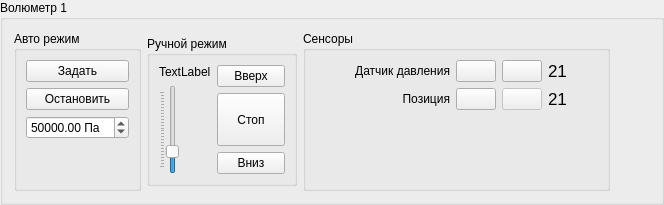
                   <widget class="QGroupBox" name="grpVolumetr1">
                    <property name="title">
                     <string>Волюметр 1</string>
                    </property>
                    <layout class="QHBoxLayout" name="horizontalLayout_6">
                     <item>
                      <widget class="QGroupBox" name="groupBox_2">
                       <property name="maximumSize">
                        <size>
                         <width>130</width>
                         <height>16777215</height>
                        </size>
                       </property>
                       <property name="title">
                        <string>Авто режим</string>
                       </property>
                       <layout class="QVBoxLayout" name="verticalLayout_20">
                        <item>
                         <layout class="QVBoxLayout" name="verticalLayout_13">
                          <item>
                           <widget class="QPushButton" name="btnVolumetr1SetTarget">
                            <property name="text">
                             <string>Задать</string>
                            </property>
                           </widget>
                          </item>
                          <item>
                           <widget class="QPushButton" name="btnVolumetr1Unlock">
                            <property name="text">
                             <string>Остановить</string>
                            </property>
                           </widget>
                          </item>
                          <item>
                           <widget class="QDoubleSpinBox" name="spinVolumetr1Target">
                            <property name="suffix">
                             <string> Па</string>
                            </property>
                            <property name="maximum">
                             <double>900000000.000000000000000</double>
                            </property>
                            <property name="singleStep">
                             <double>10000.000000000000000</double>
                            </property>
                            <property name="value">
                             <double>50000.000000000000000</double>
                            </property>
                           </widget>
                          </item>
                          <item>
                           <spacer name="verticalSpacer_4">
                            <property name="orientation">
                             <enum>Qt::Vertical</enum>
                            </property>
                            <property name="sizeHint" stdset="0">
                             <size>
                              <width>20</width>
                              <height>40</height>
                             </size>
                            </property>
                           </spacer>
                          </item>
                         </layout>
                        </item>
                       </layout>
                      </widget>
                     </item>
                     <item>
                      <widget class="QGroupBox" name="groupBox">
                       <property name="minimumSize">
                        <size>
                         <width>150</width>
                         <height>150</height>
                        </size>
                       </property>
                       <property name="maximumSize">
                        <size>
                         <width>150</width>
                         <height>150</height>
                        </size>
                       </property>
                       <property name="title">
                        <string>Ручной режим</string>
                       </property>
                       <layout class="QHBoxLayout" name="horizontalLayout_4">
                        <item>
                         <layout class="QVBoxLayout" name="verticalLayout_8">
                          <item>
                           <widget class="QLabel" name="lblVolumetr1Speed">
                            <property name="text">
                             <string>TextLabel</string>
                            </property>
                           </widget>
                          </item>
                          <item>
                           <widget class="QSlider" name="sliderVolumetr1Speed">
                            <property name="maximum">
                             <number>250</number>
                            </property>
                            <property name="sliderPosition">
                             <number>50</number>
                            </property>
                            <property name="orientation">
                             <enum>Qt::Vertical</enum>
                            </property>
                            <property name="tickPosition">
                             <enum>QSlider::TicksAbove</enum>
                            </property>
                            <property name="tickInterval">
                             <number>10</number>
                            </property>
                           </widget>
                          </item>
                         </layout>
                        </item>
                        <item>
                         <layout class="QVBoxLayout" name="verticalLayout_7">
                          <item>
                           <widget class="QPushButton" name="btnVolumetr1MoveUp">
                            <property name="text">
                             <string>Вверх</string>
                            </property>
                            <property name="icon">
                             <iconset resource="resources/resources.qrc">
                              <normaloff>:/icons/arrow-up.png</normaloff>:/icons/arrow-up.png</iconset>
                            </property>
                           </widget>
                          </item>
                          <item>
                           <widget class="QPushButton" name="btnVolumetr1Stop">
                            <property name="sizePolicy">
                             <sizepolicy hsizetype="Minimum" vsizetype="Minimum">
                              <horstretch>0</horstretch>
                              <verstretch>0</verstretch>
                             </sizepolicy>
                            </property>
                            <property name="text">
                             <string>Стоп</string>
                            </property>
                            <property name="icon">
                             <iconset resource="resources/resources.qrc">
                              <normaloff>:/icons/arrow-stop.png</normaloff>:/icons/arrow-stop.png</iconset>
                            </property>
                           </widget>
                          </item>
                          <item>
                           <widget class="QPushButton" name="btnVolumetr1MoveDown">
                            <property name="text">
                             <string>Вниз</string>
                            </property>
                            <property name="icon">
                             <iconset resource="resources/resources.qrc">
                              <normaloff>:/icons/arrow-down.png</normaloff>:/icons/arrow-down.png</iconset>
                            </property>
                           </widget>
                          </item>
                         </layout>
                        </item>
                       </layout>
                      </widget>
                     </item>
                     <item>
                      <widget class="QGroupBox" name="groupBox">
                       <property name="title">
                        <string>Сенсоры</string>
                       </property>
                       <layout class="QVBoxLayout" name="verticalLayout_9">
                        <item>
                         <layout class="QHBoxLayout" name="horizontalLayout_3">
                          <item>
                           <spacer name="horizontalSpacer_3">
                            <property name="orientation">
                             <enum>Qt::Horizontal</enum>
                            </property>
                            <property name="sizeHint" stdset="0">
                             <size>
                              <width>40</width>
                              <height>20</height>
                             </size>
                            </property>
                           </spacer>
                          </item>
                          <item>
                           <widget class="QLabel" name="label_3">
                            <property name="text">
                             <string>Датчик давления</string>
                            </property>
                            <property name="alignment">
                             <set>Qt::AlignRight|Qt::AlignTrailing|Qt::AlignVCenter</set>
                            </property>
                            <property name="wordWrap">
                             <bool>true</bool>
                            </property>
                           </widget>
                          </item>
                          <item>
                           <widget class="QPushButton" name="btnVolumetr1SensorPressureSetZero">
                            <property name="text">
                             <string/>
                            </property>
                            <property name="icon">
                             <iconset resource="resources/resources.qrc">
                              <normaloff>:/icons/set-zero.png</normaloff>:/icons/set-zero.png</iconset>
                            </property>
                           </widget>
                          </item>
                          <item>
                           <widget class="QPushButton" name="btnVolumetr1SensorPressureReset">
                            <property name="text">
                             <string/>
                            </property>
                            <property name="icon">
                             <iconset resource="resources/resources.qrc">
                              <normaloff>:/icons/reset_zero.png</normaloff>:/icons/reset_zero.png</iconset>
                            </property>
                           </widget>
                          </item>
                          <item>
                           <widget class="QLabel" name="lblVolumetr1PressureSensor">
                            <property name="minimumSize">
                             <size>
                              <width>50</width>
                              <height>0</height>
                             </size>
                            </property>
                            <property name="font">
                             <font>
                              <pointsize>13</pointsize>
                             </font>
                            </property>
                            <property name="text">
                             <string>21</string>
                            </property>
                           </widget>
                          </item>
                         </layout>
                        </item>
                        <item>
                         <layout class="QHBoxLayout" name="horizontalLayout_9">
                          <item>
                           <spacer name="horizontalSpacer_7">
                            <property name="orientation">
                             <enum>Qt::Horizontal</enum>
                            </property>
                            <property name="sizeHint" stdset="0">
                             <size>
                              <width>40</width>
                              <height>20</height>
                             </size>
                            </property>
                           </spacer>
                          </item>
                          <item>
                           <widget class="QLabel" name="label_5">
                            <property name="text">
                             <string>Позиция</string>
                            </property>
                            <property name="alignment">
                             <set>Qt::AlignRight|Qt::AlignTrailing|Qt::AlignVCenter</set>
                            </property>
                            <property name="wordWrap">
                             <bool>true</bool>
                            </property>
                           </widget>
                          </item>
                          <item>
                           <widget class="QPushButton" name="btnVolumetr1SensorPositionSetZero">
                            <property name="enabled">
                             <bool>true</bool>
                            </property>
                            <property name="text">
                             <string/>
                            </property>
                            <property name="icon">
                             <iconset resource="resources/resources.qrc">
                              <normaloff>:/icons/set-zero.png</normaloff>:/icons/set-zero.png</iconset>
                            </property>
                           </widget>
                          </item>
                          <item>
                           <widget class="QPushButton" name="btnVolumetr1SensorPositionReset">
                            <property name="enabled">
                             <bool>false</bool>
                            </property>
                            <property name="text">
                             <string/>
                            </property>
                            <property name="icon">
                             <iconset resource="resources/resources.qrc">
                              <normaloff>:/icons/reset_zero.png</normaloff>:/icons/reset_zero.png</iconset>
                            </property>
                           </widget>
                          </item>
                          <item>
                           <widget class="QLabel" name="lblVolumetr1SensorPosition">
                            <property name="minimumSize">
                             <size>
                              <width>50</width>
                              <height>0</height>
                             </size>
                            </property>
                            <property name="font">
                             <font>
                              <pointsize>13</pointsize>
                             </font>
                            </property>
                            <property name="text">
                             <string>21</string>
                            </property>
                           </widget>
                          </item>
                         </layout>
                        </item>
                        <item>
                         <spacer name="verticalSpacer_3">
                          <property name="orientation">
                           <enum>Qt::Vertical</enum>
                          </property>
                          <property name="sizeHint" stdset="0">
                           <size>
                            <width>20</width>
                            <height>40</height>
                           </size>
                          </property>
                         </spacer>
                        </item>
                       </layout>
                      </widget>
                     </item>
                     <item>
                      <spacer name="horizontalSpacer_4">
                       <property name="orientation">
                        <enum>Qt::Horizontal</enum>
                       </property>
                       <property name="sizeHint" stdset="0">
                        <size>
                         <width>40</width>
                         <height>20</height>
                        </size>
                       </property>
                      </spacer>
                     </item>
                    </layout>
                   </widget>
